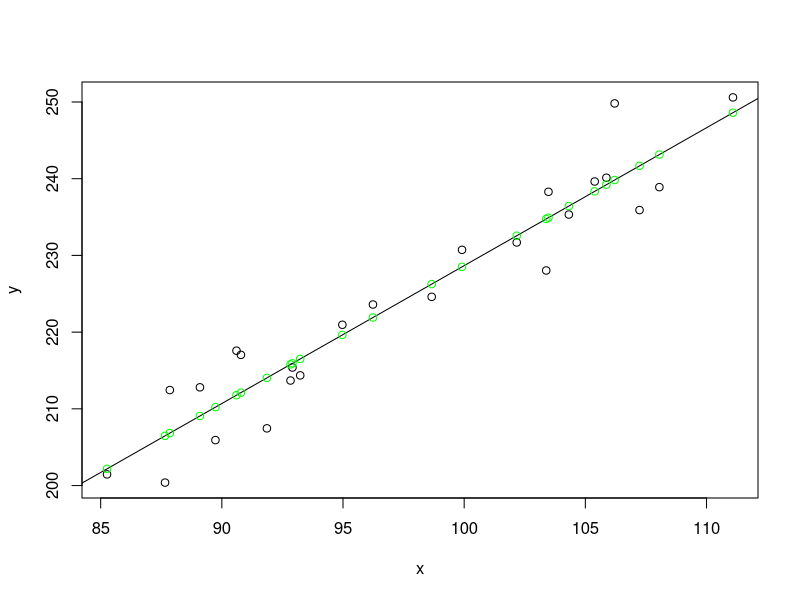
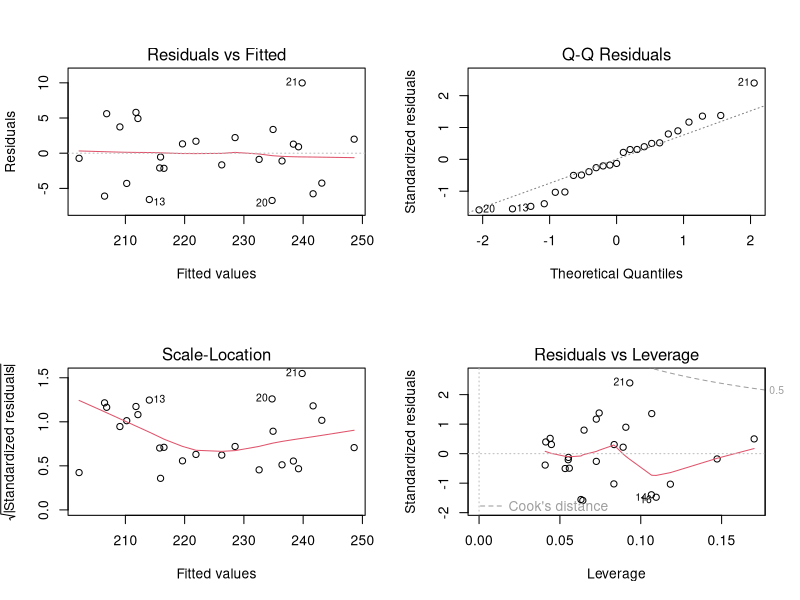

R code for these plots, in order:
setwd( '~/projects/hw.git/stat-with-R/03' )

set.seed(278)
x <- rnorm(25, mean=100, sd=10)
y <- 2 * x + 20 + rnorm(25, mean=10, sd=4)

plot(x,y)  #Do you think a linear model would fit?
cor(x,y)  #If you just want the correlation coefficient
cor(x,y)^2 #Or the coefficient of determination
lm.obj <- lm(y~x) # See how models are described in R. y depends on x
abline(lm.obj)    #We can add the regression line to the scatterplot
predict(lm.obj) #The predicted y-values for your x-values
points(x,predict(lm.obj), col="green") #Add predicted values to the graph
summary(lm.obj)   #Lets look at the content of lm.obj
str(lm.obj)     #You can retrieve parts of the lm object
lm.obj$coefficients  #You may want to collect the coefficients
par(mfrow=c(2,2)) #prepare for a 2x2 layout
plot(lm.obj) #The built in controls for your regression analysis
par(mfrow=c(1,1)) #Restore 1x1 layout

x1 <- 1:100
y1 <- x1^2
